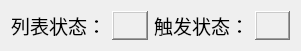
          <widget class="QWidget" name="horizontalLayoutWidget_12">
           <property name="geometry">
            <rect>
             <x>370</x>
             <y>150</y>
             <width>301</width>
             <height>41</height>
            </rect>
           </property>
           <layout class="QHBoxLayout" name="horizontalLayout_12">
            <item>
             <widget class="QLabel" name="label_104">
              <property name="font">
               <font>
                <family>宋体</family>
                <pointsize>14</pointsize>
                <weight>50</weight>
                <italic>false</italic>
                <bold>false</bold>
               </font>
              </property>
              <property name="text">
               <string>列表状态：</string>
              </property>
             </widget>
            </item>
            <item>
             <widget class="QLabel" name="label_20">
              <property name="frameShape">
               <enum>QFrame::WinPanel</enum>
              </property>
              <property name="frameShadow">
               <enum>QFrame::Raised</enum>
              </property>
              <property name="text">
               <string/>
              </property>
             </widget>
            </item>
            <item>
             <widget class="QLabel" name="label_105">
              <property name="font">
               <font>
                <family>宋体</family>
                <pointsize>14</pointsize>
                <weight>50</weight>
                <italic>false</italic>
                <bold>false</bold>
               </font>
              </property>
              <property name="text">
               <string>触发状态：</string>
              </property>
             </widget>
            </item>
            <item>
             <widget class="QLabel" name="label_21">
              <property name="frameShape">
               <enum>QFrame::WinPanel</enum>
              </property>
              <property name="frameShadow">
               <enum>QFrame::Raised</enum>
              </property>
              <property name="text">
               <string/>
              </property>
             </widget>
            </item>
           </layout>
          </widget>
